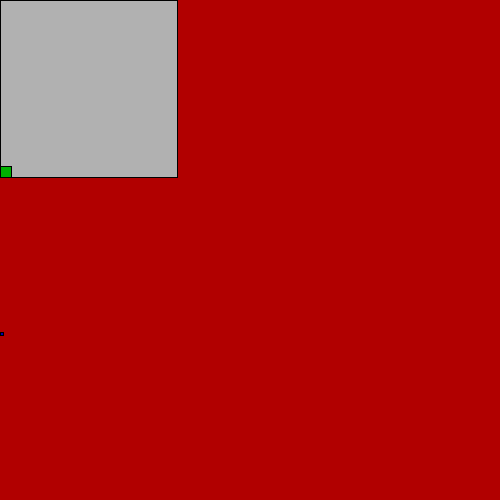
Frame 1 (no input)
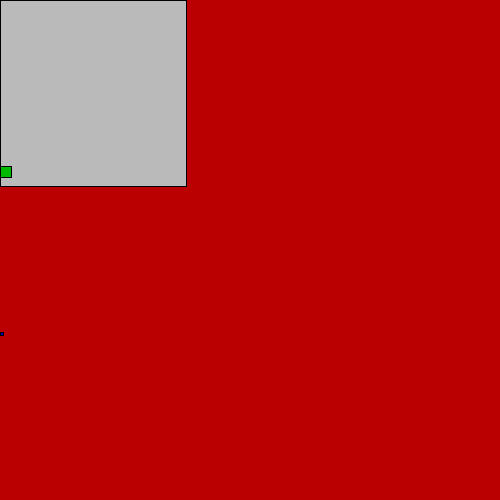
Frame 60 (the mouse pressed at the canvas centre just before this capture)
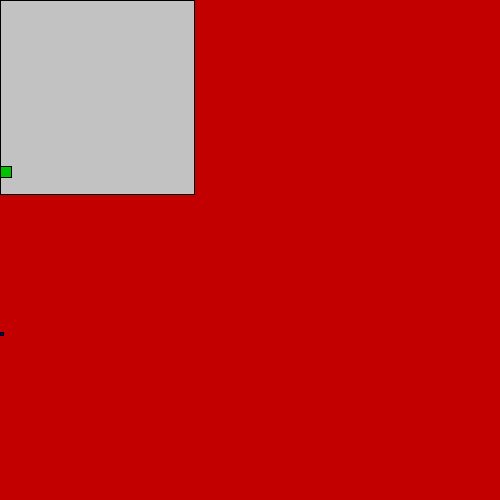
Frame 120 (the mouse held since frame 60 and released just before this capture)

The Processing sketch that drew these frames (run headless with seeded random() and noise(); from frame 60 on, the mouse is pressed at the canvas centre):

// Processing sketch: processing_106034
// ── processing_106034.pde

int rectH;
//color bgCol = (0);

void setup () {
  size(500, 500);
  rectH = height/3;
}

void draw() {

  int ms = millis();
  int s = second();
  int m = minute();
  int h = hour();

  
  float newS = map(s, 0, 59, 0, width);
  
    background(newS, 0, 0);
  
  fill(newS);
  rect(0, 0, newS, newS);
  fill(0, newS, 0);
  rect(0, rectH, m, m);
  fill(0, 0, newS);
  rect(0, rectH*2, h, h);
  
  if ( s == 20) {
  // bgCol = s;
    fill(m, s, ms);
  }
  
  println("MS = " + ms + " S =  " + s + " M = " + m + " H = " + h);
}
    
